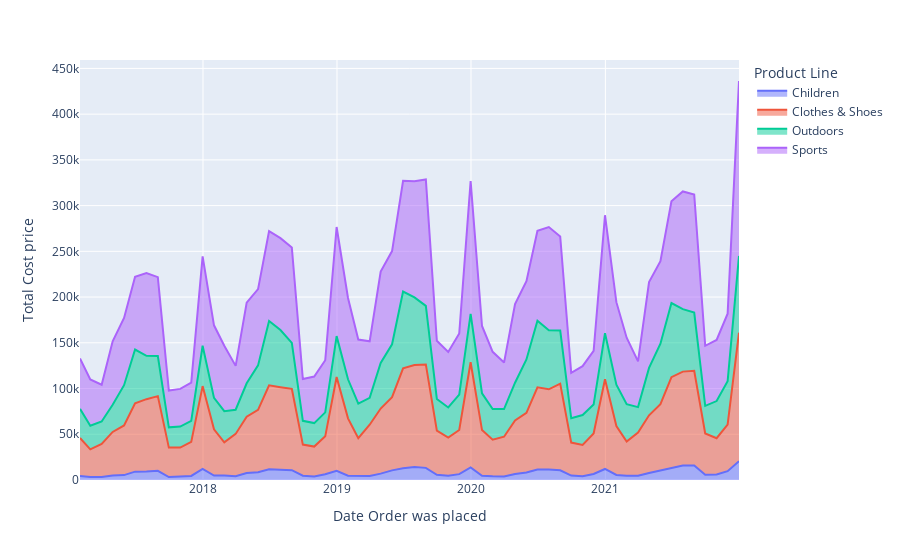

Notebook source saved alongside this figure:
### Markdown cell above
#### Total revenue over time

### Code cell
# Aggregate over months
order_lines_monthly = order_lines.join(products.set_index('Product ID'), on='Product ID', how='left').set_index('Date Order was placed').groupby([pd.Grouper(freq='ME'), 'Product Line'])
monthly_revenue = order_lines_monthly.agg({'Total Cost price' : 'sum'}).reset_index()

# Plot
fig = px.area(monthly_revenue, x='Date Order was placed', y='Total Cost price', color='Product Line')
fig.show()
